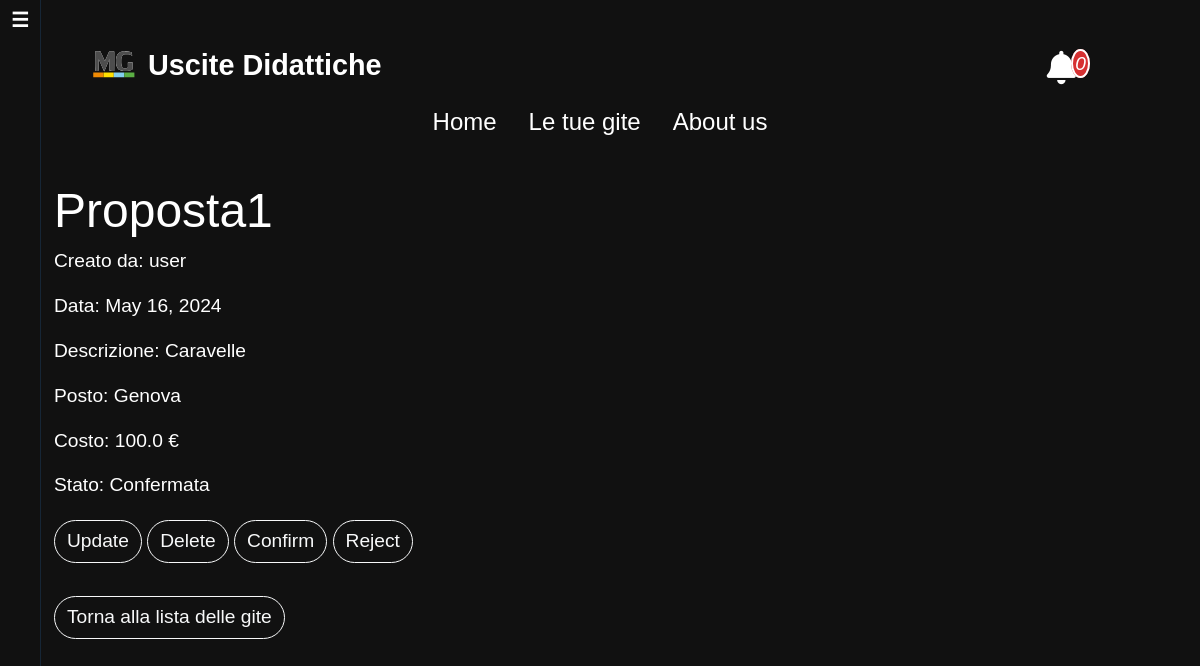
Page /proposta/19/ (signed in) on the committed database.
### gite/models.py (models this page shows, shortened)
class Proposta_Gita(models.Model):
    STATO_CHOICES = (
        ('IN_ELABORAZIONE', 'In elaborazione'),
        ('CONFERMATA', 'Confermata'),
        ('RIFIUTATA', 'Rifiutata'),
    )
    Titolo = models.CharField(max_length=20)
    Descrizione = models.CharField(max_length=300)
    Data = models.DateTimeField(null=True, blank=True)
    Posto = models.CharField(max_length=20)
    Costo = models.FloatField(validators=[MinValueValidator(0)])
    Stato = models.CharField(max_length=20, choices=STATO_CHOICES, default='IN_ELABORAZIONE')
    Creatore = models.ForeignKey(User, on_delete=models.CASCADE)
    class Meta:
        verbose_name_plural = 'Proposte_Gita'

### gite/views.py (the view)
# urls.py: path('proposta/<int:pk>/', Proposta_gitaDetailView.as_view(), name='proposta-detail'),
class Proposta_gitaDetailView(LoginRequiredMixin, DetailView):
    model = Proposta_Gita
    def get_context_data(self, **kwargs):
        context = super().get_context_data(**kwargs)
        context['proposta'] = self.object
        return context

### gite/templates/gite/proposta_gita_detail.html (shortened to what this page needs)
{% extends "gite/index.html" %}
{% block content %}
<div class="container">
  <h1>{{ proposta.Titolo }}</h1>
  <p>Creato da: {{ proposta.Creatore }}</p>
  <p>Data: {% if proposta.Data %}{{ proposta.Data|date:"F d, Y" }}{% else %}N/D{% endif %}</p>
  <p>Descrizione: {{ proposta.Descrizione }}</p>
  <p>Posto: {{ proposta.Posto }}</p>
  <p>Costo: {{ proposta.Costo }} €</p>
  <p>Stato: {{ proposta.get_Stato_display }}</p>
  <div>
    <a class="btn btn-outline-light mt-1 mb-1" href="{% url 'proposta-update' pk=proposta.pk %}">Update</a>
    <a class="btn btn-outline-light mt-1 mb-1" href="{% url 'proposta-delete' pk=proposta.pk %}">Delete</a>
    <a class="btn btn-outline-light mt-1 mb-1" href="{% url 'conferma-proposta' pk=proposta.pk %}">Confirm</a>
    <a class="btn btn-outline-light mt-1 mb-1" href="{% url 'rifiuta-proposta' pk=proposta.pk %}">Reject</a>
  </div>
  <br>
  <a href="{% url 'proposte' %}" class="btn btn-outline-light mt-1 mb-1">Torna alla lista delle gite</a>
</div>
{% endblock %}

### gite/static/css/Sidebar.css (style rules this page uses)
body { font-family: Arial, sans-serif; margin: 0; background-color: #1e2124; }

### rows in the picture
Proposta_Gita: Titolo "Proposta1", Creatore "user", Data "May 16, 2024", Descrizione "Caravelle", Posto "Genova", Costo "100.0", Stato "Confermata"

### other values in the picture
{{ notifiche.count }} "0"
